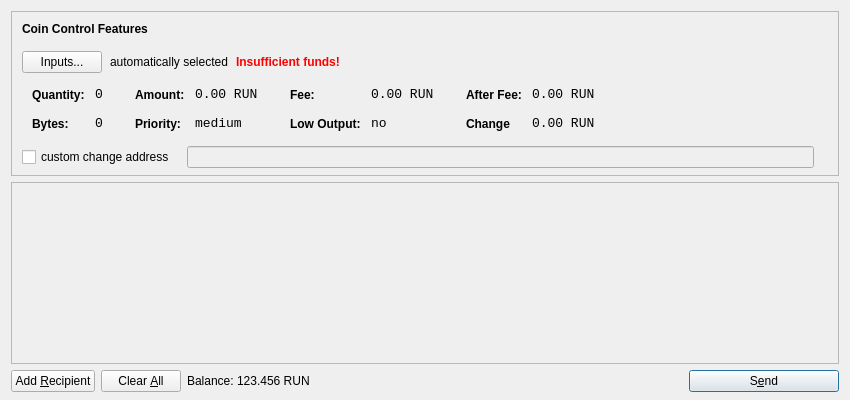
<?xml version="1.0" encoding="UTF-8"?>
<ui version="4.0">
 <class>SendCoinsDialog</class>
 <widget class="QDialog" name="SendCoinsDialog">
  <property name="geometry">
   <rect>
    <x>0</x>
    <y>0</y>
    <width>850</width>
    <height>400</height>
   </rect>
  </property>
  <property name="windowTitle">
   <string>Send Coins</string>
  </property>
  <layout class="QVBoxLayout" name="verticalLayout" stretch="0,1,0">
   <property name="bottomMargin">
    <number>8</number>
   </property>
   <item>
    <widget class="QFrame" name="frameCoinControl">
     <property name="sizePolicy">
      <sizepolicy hsizetype="Expanding" vsizetype="Expanding">
       <horstretch>0</horstretch>
       <verstretch>0</verstretch>
      </sizepolicy>
     </property>
     <property name="maximumSize">
      <size>
       <width>16777215</width>
       <height>16777215</height>
      </size>
     </property>
     <property name="frameShape">
      <enum>QFrame::StyledPanel</enum>
     </property>
     <property name="frameShadow">
      <enum>QFrame::Sunken</enum>
     </property>
     <layout class="QVBoxLayout" name="verticalLayoutCoinControl2">
      <property name="spacing">
       <number>-1</number>
      </property>
      <property name="leftMargin">
       <number>0</number>
      </property>
      <property name="topMargin">
       <number>0</number>
      </property>
      <property name="rightMargin">
       <number>0</number>
      </property>
      <property name="bottomMargin">
       <number>6</number>
      </property>
      <item>
       <layout class="QVBoxLayout" name="verticalLayoutCoinControl" stretch="0,0,0,0,1">
        <property name="spacing">
         <number>0</number>
        </property>
        <property name="leftMargin">
         <number>10</number>
        </property>
        <property name="topMargin">
         <number>10</number>
        </property>
        <item>
         <layout class="QHBoxLayout" name="horizontalLayoutCoinControl1">
          <property name="bottomMargin">
           <number>15</number>
          </property>
          <item>
           <widget class="QLabel" name="labelCoinControlFeatures">
            <property name="sizePolicy">
             <sizepolicy hsizetype="Preferred" vsizetype="Maximum">
              <horstretch>0</horstretch>
              <verstretch>0</verstretch>
             </sizepolicy>
            </property>
            <property name="font">
             <font>
              <weight>75</weight>
              <bold>true</bold>
             </font>
            </property>
            <property name="styleSheet">
             <string notr="true">font-weight:bold;</string>
            </property>
            <property name="text">
             <string>Coin Control Features</string>
            </property>
           </widget>
          </item>
         </layout>
        </item>
        <item>
         <layout class="QHBoxLayout" name="horizontalLayoutCoinControl2" stretch="0,0,0,0">
          <property name="spacing">
           <number>8</number>
          </property>
          <property name="bottomMargin">
           <number>10</number>
          </property>
          <item>
           <widget class="QPushButton" name="pushButtonCoinControl">
            <property name="styleSheet">
             <string notr="true"/>
            </property>
            <property name="text">
             <string>Inputs...</string>
            </property>
           </widget>
          </item>
          <item>
           <widget class="QLabel" name="labelCoinControlAutomaticallySelected">
            <property name="text">
             <string>automatically selected</string>
            </property>
            <property name="margin">
             <number>5</number>
            </property>
           </widget>
          </item>
          <item>
           <widget class="QLabel" name="labelCoinControlInsuffFunds">
            <property name="font">
             <font>
              <weight>75</weight>
              <bold>true</bold>
             </font>
            </property>
            <property name="styleSheet">
             <string notr="true">color:red;font-weight:bold;</string>
            </property>
            <property name="text">
             <string>Insufficient funds!</string>
            </property>
            <property name="margin">
             <number>5</number>
            </property>
           </widget>
          </item>
          <item>
           <spacer name="horizontalSpacerCoinControl">
            <property name="orientation">
             <enum>Qt::Horizontal</enum>
            </property>
            <property name="sizeHint" stdset="0">
             <size>
              <width>40</width>
              <height>1</height>
             </size>
            </property>
           </spacer>
          </item>
         </layout>
        </item>
        <item>
         <widget class="QWidget" name="widgetCoinControl" native="true">
          <property name="sizePolicy">
           <sizepolicy hsizetype="Preferred" vsizetype="Preferred">
            <horstretch>0</horstretch>
            <verstretch>0</verstretch>
           </sizepolicy>
          </property>
          <property name="minimumSize">
           <size>
            <width>0</width>
            <height>0</height>
           </size>
          </property>
          <property name="styleSheet">
           <string notr="true"/>
          </property>
          <layout class="QHBoxLayout" name="horizontalLayoutCoinControl5">
           <property name="margin">
            <number>0</number>
           </property>
           <item>
            <layout class="QHBoxLayout" name="horizontalLayoutCoinControl3" stretch="0,0,0,1">
             <property name="spacing">
              <number>20</number>
             </property>
             <property name="topMargin">
              <number>0</number>
             </property>
             <property name="bottomMargin">
              <number>10</number>
             </property>
             <item>
              <layout class="QFormLayout" name="formLayoutCoinControl1">
               <property name="horizontalSpacing">
                <number>10</number>
               </property>
               <property name="verticalSpacing">
                <number>14</number>
               </property>
               <property name="leftMargin">
                <number>10</number>
               </property>
               <property name="topMargin">
                <number>4</number>
               </property>
               <property name="rightMargin">
                <number>6</number>
               </property>
               <item row="0" column="0">
                <widget class="QLabel" name="labelCoinControlQuantityText">
                 <property name="styleSheet">
                  <string notr="true">font-weight:bold;</string>
                 </property>
                 <property name="text">
                  <string>Quantity:</string>
                 </property>
                 <property name="margin">
                  <number>0</number>
                 </property>
                </widget>
               </item>
               <item row="0" column="1">
                <widget class="QLabel" name="labelCoinControlQuantity">
                 <property name="font">
                  <font>
                   <family>Monospace</family>
                   <pointsize>10</pointsize>
                  </font>
                 </property>
                 <property name="cursor">
                  <cursorShape>IBeamCursor</cursorShape>
                 </property>
                 <property name="contextMenuPolicy">
                  <enum>Qt::ActionsContextMenu</enum>
                 </property>
                 <property name="text">
                  <string>0</string>
                 </property>
                 <property name="margin">
                  <number>0</number>
                 </property>
                 <property name="textInteractionFlags">
                  <set>Qt::LinksAccessibleByMouse|Qt::TextSelectableByKeyboard|Qt::TextSelectableByMouse</set>
                 </property>
                </widget>
               </item>
               <item row="1" column="0">
                <widget class="QLabel" name="labelCoinControlBytesText">
                 <property name="styleSheet">
                  <string notr="true">font-weight:bold;</string>
                 </property>
                 <property name="text">
                  <string>Bytes:</string>
                 </property>
                </widget>
               </item>
               <item row="1" column="1">
                <widget class="QLabel" name="labelCoinControlBytes">
                 <property name="font">
                  <font>
                   <family>Monospace</family>
                   <pointsize>10</pointsize>
                  </font>
                 </property>
                 <property name="cursor">
                  <cursorShape>IBeamCursor</cursorShape>
                 </property>
                 <property name="contextMenuPolicy">
                  <enum>Qt::ActionsContextMenu</enum>
                 </property>
                 <property name="text">
                  <string>0</string>
                 </property>
                 <property name="textInteractionFlags">
                  <set>Qt::LinksAccessibleByMouse|Qt::TextSelectableByKeyboard|Qt::TextSelectableByMouse</set>
                 </property>
                </widget>
               </item>
              </layout>
             </item>
             <item>
              <layout class="QFormLayout" name="formLayoutCoinControl2">
               <property name="horizontalSpacing">
                <number>10</number>
               </property>
               <property name="verticalSpacing">
                <number>14</number>
               </property>
               <property name="leftMargin">
                <number>6</number>
               </property>
               <property name="topMargin">
                <number>4</number>
               </property>
               <property name="rightMargin">
                <number>6</number>
               </property>
               <item row="0" column="0">
                <widget class="QLabel" name="labelCoinControlAmountText">
                 <property name="styleSheet">
                  <string notr="true">font-weight:bold;</string>
                 </property>
                 <property name="text">
                  <string>Amount:</string>
                 </property>
                 <property name="margin">
                  <number>0</number>
                 </property>
                </widget>
               </item>
               <item row="0" column="1">
                <widget class="QLabel" name="labelCoinControlAmount">
                 <property name="font">
                  <font>
                   <family>Monospace</family>
                   <pointsize>10</pointsize>
                  </font>
                 </property>
                 <property name="cursor">
                  <cursorShape>IBeamCursor</cursorShape>
                 </property>
                 <property name="contextMenuPolicy">
                  <enum>Qt::ActionsContextMenu</enum>
                 </property>
                 <property name="text">
                  <string>0.00 RUN</string>
                 </property>
                 <property name="textInteractionFlags">
                  <set>Qt::LinksAccessibleByMouse|Qt::TextSelectableByKeyboard|Qt::TextSelectableByMouse</set>
                 </property>
                </widget>
               </item>
               <item row="1" column="0">
                <widget class="QLabel" name="labelCoinControlPriorityText">
                 <property name="styleSheet">
                  <string notr="true">font-weight:bold;</string>
                 </property>
                 <property name="text">
                  <string>Priority:</string>
                 </property>
                </widget>
               </item>
               <item row="1" column="1">
                <widget class="QLabel" name="labelCoinControlPriority">
                 <property name="font">
                  <font>
                   <family>Monospace</family>
                   <pointsize>10</pointsize>
                  </font>
                 </property>
                 <property name="cursor">
                  <cursorShape>IBeamCursor</cursorShape>
                 </property>
                 <property name="contextMenuPolicy">
                  <enum>Qt::ActionsContextMenu</enum>
                 </property>
                 <property name="text">
                  <string>medium</string>
                 </property>
                 <property name="textInteractionFlags">
                  <set>Qt::LinksAccessibleByMouse|Qt::TextSelectableByKeyboard|Qt::TextSelectableByMouse</set>
                 </property>
                </widget>
               </item>
              </layout>
             </item>
             <item>
              <layout class="QFormLayout" name="formLayoutCoinControl3">
               <property name="horizontalSpacing">
                <number>10</number>
               </property>
               <property name="verticalSpacing">
                <number>14</number>
               </property>
               <property name="leftMargin">
                <number>6</number>
               </property>
               <property name="topMargin">
                <number>4</number>
               </property>
               <property name="rightMargin">
                <number>6</number>
               </property>
               <item row="0" column="0">
                <widget class="QLabel" name="labelCoinControlFeeText">
                 <property name="styleSheet">
                  <string notr="true">font-weight:bold;</string>
                 </property>
                 <property name="text">
                  <string>Fee:</string>
                 </property>
                 <property name="margin">
                  <number>0</number>
                 </property>
                </widget>
               </item>
               <item row="0" column="1">
                <widget class="QLabel" name="labelCoinControlFee">
                 <property name="font">
                  <font>
                   <family>Monospace</family>
                   <pointsize>10</pointsize>
                  </font>
                 </property>
                 <property name="cursor">
                  <cursorShape>IBeamCursor</cursorShape>
                 </property>
                 <property name="contextMenuPolicy">
                  <enum>Qt::ActionsContextMenu</enum>
                 </property>
                 <property name="text">
                  <string>0.00 RUN</string>
                 </property>
                 <property name="textInteractionFlags">
                  <set>Qt::LinksAccessibleByMouse|Qt::TextSelectableByKeyboard|Qt::TextSelectableByMouse</set>
                 </property>
                </widget>
               </item>
               <item row="1" column="0">
                <widget class="QLabel" name="labelCoinControlLowOutputText">
                 <property name="styleSheet">
                  <string notr="true">font-weight:bold;</string>
                 </property>
                 <property name="text">
                  <string>Low Output:</string>
                 </property>
                </widget>
               </item>
               <item row="1" column="1">
                <widget class="QLabel" name="labelCoinControlLowOutput">
                 <property name="font">
                  <font>
                   <family>Monospace</family>
                   <pointsize>10</pointsize>
                  </font>
                 </property>
                 <property name="cursor">
                  <cursorShape>IBeamCursor</cursorShape>
                 </property>
                 <property name="contextMenuPolicy">
                  <enum>Qt::ActionsContextMenu</enum>
                 </property>
                 <property name="text">
                  <string>no</string>
                 </property>
                 <property name="textInteractionFlags">
                  <set>Qt::LinksAccessibleByMouse|Qt::TextSelectableByKeyboard|Qt::TextSelectableByMouse</set>
                 </property>
                </widget>
               </item>
              </layout>
             </item>
             <item>
              <layout class="QFormLayout" name="formLayoutCoinControl4">
               <property name="horizontalSpacing">
                <number>10</number>
               </property>
               <property name="verticalSpacing">
                <number>14</number>
               </property>
               <property name="leftMargin">
                <number>6</number>
               </property>
               <property name="topMargin">
                <number>4</number>
               </property>
               <property name="rightMargin">
                <number>6</number>
               </property>
               <item row="0" column="0">
                <widget class="QLabel" name="labelCoinControlAfterFeeText">
                 <property name="styleSheet">
                  <string notr="true">font-weight:bold;</string>
                 </property>
                 <property name="text">
                  <string>After Fee:</string>
                 </property>
                 <property name="margin">
                  <number>0</number>
                 </property>
                </widget>
               </item>
               <item row="0" column="1">
                <widget class="QLabel" name="labelCoinControlAfterFee">
                 <property name="font">
                  <font>
                   <family>Monospace</family>
                   <pointsize>10</pointsize>
                  </font>
                 </property>
                 <property name="cursor">
                  <cursorShape>IBeamCursor</cursorShape>
                 </property>
                 <property name="contextMenuPolicy">
                  <enum>Qt::ActionsContextMenu</enum>
                 </property>
                 <property name="text">
                  <string>0.00 RUN</string>
                 </property>
                 <property name="textInteractionFlags">
                  <set>Qt::LinksAccessibleByMouse|Qt::TextSelectableByKeyboard|Qt::TextSelectableByMouse</set>
                 </property>
                </widget>
               </item>
               <item row="1" column="0">
                <widget class="QLabel" name="labelCoinControlChangeText">
                 <property name="styleSheet">
                  <string notr="true">font-weight:bold;</string>
                 </property>
                 <property name="text">
                  <string>Change</string>
                 </property>
                </widget>
               </item>
               <item row="1" column="1">
                <widget class="QLabel" name="labelCoinControlChange">
                 <property name="font">
                  <font>
                   <family>Monospace</family>
                   <pointsize>10</pointsize>
                  </font>
                 </property>
                 <property name="cursor">
                  <cursorShape>IBeamCursor</cursorShape>
                 </property>
                 <property name="contextMenuPolicy">
                  <enum>Qt::ActionsContextMenu</enum>
                 </property>
                 <property name="text">
                  <string>0.00 RUN</string>
                 </property>
                 <property name="textInteractionFlags">
                  <set>Qt::LinksAccessibleByMouse|Qt::TextSelectableByKeyboard|Qt::TextSelectableByMouse</set>
                 </property>
                </widget>
               </item>
              </layout>
             </item>
            </layout>
           </item>
          </layout>
         </widget>
        </item>
        <item>
         <layout class="QHBoxLayout" name="horizontalLayoutCoinControl4" stretch="0,0,0">
          <property name="spacing">
           <number>12</number>
          </property>
          <property name="sizeConstraint">
           <enum>QLayout::SetDefaultConstraint</enum>
          </property>
          <property name="topMargin">
           <number>5</number>
          </property>
          <property name="rightMargin">
           <number>5</number>
          </property>
          <item>
           <widget class="QCheckBox" name="checkBoxCoinControlChange">
            <property name="text">
             <string>custom change address</string>
            </property>
           </widget>
          </item>
          <item>
           <widget class="QLineEdit" name="lineEditCoinControlChange">
            <property name="enabled">
             <bool>false</bool>
            </property>
            <property name="sizePolicy">
             <sizepolicy hsizetype="Expanding" vsizetype="Fixed">
              <horstretch>0</horstretch>
              <verstretch>0</verstretch>
             </sizepolicy>
            </property>
           </widget>
          </item>
          <item>
           <widget class="QLabel" name="labelCoinControlChangeLabel">
            <property name="sizePolicy">
             <sizepolicy hsizetype="Preferred" vsizetype="Expanding">
              <horstretch>0</horstretch>
              <verstretch>0</verstretch>
             </sizepolicy>
            </property>
            <property name="minimumSize">
             <size>
              <width>0</width>
              <height>0</height>
             </size>
            </property>
            <property name="text">
             <string/>
            </property>
            <property name="margin">
             <number>3</number>
            </property>
           </widget>
          </item>
         </layout>
        </item>
        <item>
         <spacer name="verticalSpacerCoinControl">
          <property name="orientation">
           <enum>Qt::Vertical</enum>
          </property>
          <property name="sizeHint" stdset="0">
           <size>
            <width>800</width>
            <height>1</height>
           </size>
          </property>
         </spacer>
        </item>
       </layout>
      </item>
     </layout>
    </widget>
   </item>
   <item>
    <widget class="QScrollArea" name="scrollArea">
     <property name="widgetResizable">
      <bool>true</bool>
     </property>
     <widget class="QWidget" name="scrollAreaWidgetContents">
      <property name="geometry">
       <rect>
        <x>0</x>
        <y>0</y>
        <width>830</width>
        <height>165</height>
       </rect>
      </property>
      <layout class="QVBoxLayout" name="verticalLayout_2">
       <property name="margin">
        <number>0</number>
       </property>
       <item>
        <layout class="QVBoxLayout" name="entries">
         <property name="spacing">
          <number>6</number>
         </property>
        </layout>
       </item>
       <item>
        <spacer name="verticalSpacer">
         <property name="orientation">
          <enum>Qt::Vertical</enum>
         </property>
         <property name="sizeHint" stdset="0">
          <size>
           <width>20</width>
           <height>40</height>
          </size>
         </property>
        </spacer>
       </item>
      </layout>
     </widget>
    </widget>
   </item>
   <item>
    <layout class="QHBoxLayout" name="horizontalLayout">
     <item>
      <widget class="QPushButton" name="addButton">
       <property name="toolTip">
        <string>Send to multiple recipients at once</string>
       </property>
       <property name="text">
        <string>Add &amp;Recipient</string>
       </property>
       <property name="icon">
        <iconset resource="../bitcoin.qrc">
         <normaloff>:/icons/add</normaloff>:/icons/add</iconset>
       </property>
       <property name="autoDefault">
        <bool>false</bool>
       </property>
      </widget>
     </item>
     <item>
      <widget class="QPushButton" name="clearButton">
       <property name="sizePolicy">
        <sizepolicy hsizetype="Minimum" vsizetype="Fixed">
         <horstretch>0</horstretch>
         <verstretch>0</verstretch>
        </sizepolicy>
       </property>
       <property name="toolTip">
        <string>Remove all transaction fields</string>
       </property>
       <property name="text">
        <string>Clear &amp;All</string>
       </property>
       <property name="icon">
        <iconset resource="../bitcoin.qrc">
         <normaloff>:/icons/remove</normaloff>:/icons/remove</iconset>
       </property>
       <property name="autoRepeatDelay">
        <number>300</number>
       </property>
       <property name="autoDefault">
        <bool>false</bool>
       </property>
      </widget>
     </item>
     <item>
      <layout class="QHBoxLayout" name="horizontalLayout_2">
       <property name="spacing">
        <number>3</number>
       </property>
       <item>
        <widget class="QLabel" name="label">
         <property name="sizePolicy">
          <sizepolicy hsizetype="Preferred" vsizetype="Fixed">
           <horstretch>0</horstretch>
           <verstretch>0</verstretch>
          </sizepolicy>
         </property>
         <property name="text">
          <string>Balance:</string>
         </property>
        </widget>
       </item>
       <item>
        <widget class="QLabel" name="labelBalance">
         <property name="sizePolicy">
          <sizepolicy hsizetype="Preferred" vsizetype="Fixed">
           <horstretch>0</horstretch>
           <verstretch>0</verstretch>
          </sizepolicy>
         </property>
         <property name="cursor">
          <cursorShape>IBeamCursor</cursorShape>
         </property>
         <property name="text">
          <string>123.456 RUN</string>
         </property>
         <property name="textInteractionFlags">
          <set>Qt::LinksAccessibleByMouse|Qt::TextSelectableByKeyboard|Qt::TextSelectableByMouse</set>
         </property>
        </widget>
       </item>
      </layout>
     </item>
     <item>
      <spacer name="horizontalSpacer">
       <property name="orientation">
        <enum>Qt::Horizontal</enum>
       </property>
       <property name="sizeHint" stdset="0">
        <size>
         <width>40</width>
         <height>20</height>
        </size>
       </property>
      </spacer>
     </item>
     <item>
      <widget class="QPushButton" name="sendButton">
       <property name="minimumSize">
        <size>
         <width>150</width>
         <height>0</height>
        </size>
       </property>
       <property name="toolTip">
        <string>Confirm the send action</string>
       </property>
       <property name="text">
        <string>S&amp;end</string>
       </property>
       <property name="icon">
        <iconset resource="../bitcoin.qrc">
         <normaloff>:/icons/send</normaloff>:/icons/send</iconset>
       </property>
       <property name="default">
        <bool>true</bool>
       </property>
      </widget>
     </item>
    </layout>
   </item>
  </layout>
 </widget>
 <resources>
  <include location="../bitcoin.qrc"/>
 </resources>
 <connections/>
</ui>
